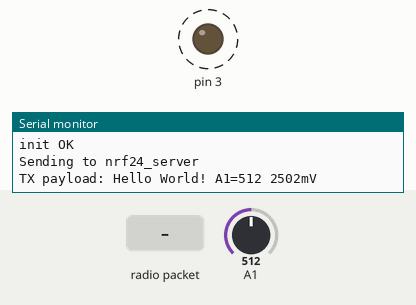
The sketch below on a simulated Arduino Uno, built with avr-gcc and run on an emulated ATmega328P. On the bench: output pins drawn as LEDs (lit = HIGH), the last lines printed to the serial monitor. Dashed ring = blinking. The inputs (shaded band) are chosen by the test bench; at power-on: A1 = 512. No radio packets arrive unless stated.

Above: at 0.6 s.
At 1.4 s:
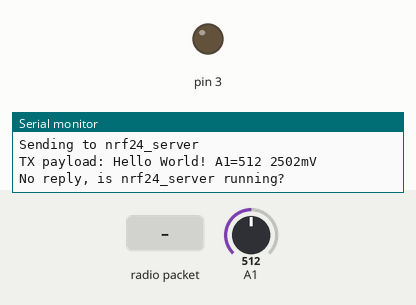
1.5 s: radio packet "1" arrives
At 1.82 s:
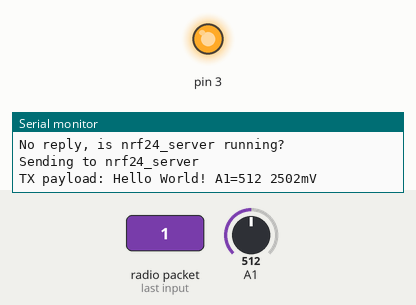
Timing chart, 0 to 11.0 s (numbered marks = the images above; inputs shaded):
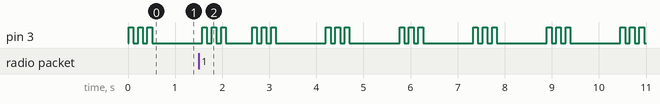

The sketch:

nrf24_client_2.ino
```cpp
// nrf24_client.pde
// -*- mode: C++ -*-
// Example sketch showing how to create a simple messageing client
// with the RH_NRF24 class. RH_NRF24 class does not provide for addressing or
// reliability, so you should only use RH_NRF24 if you do not need the higher
// level messaging abilities.
// It is designed to work with the other example nrf24_server.
// Tested on Uno with Sparkfun NRF25L01 module
// Tested on Anarduino Mini (http://www.anarduino.com/mini/) with RFM73 module
// Tested on Arduino Mega with Sparkfun WRL-00691 NRF25L01 module

#include <SPI.h>
#include <RH_NRF24.h>

// Singleton instance of the radio driver

// CE 16 CS 15
RH_NRF24 nrf24(9, 7);
// RH_NRF24 nrf24(8, 7); // use this to be electrically compatible with Mirf
// RH_NRF24 nrf24(8, 10);// For Leonardo, need explicit SS pin
// RH_NRF24 nrf24(8, 7); // For RFM73 on Anarduino Mini

void setup()
{
  Serial.begin(9600);
  pinMode(3, OUTPUT);
  digitalWrite(3, LOW);

  while (!Serial)
    ; // wait for serial port to connect. Needed for Leonardo only
  if (!nrf24.init())
    Serial.println("init failed");
  // Defaults after init are 2.402 GHz (channel 2), 2Mbps, 0dBm
  if (!nrf24.setChannel(1))
    Serial.println("setChannel failed");
  if (!nrf24.setRF(RH_NRF24::DataRate2Mbps, RH_NRF24::TransmitPower0dBm))
    Serial.println("setRF failed");
  Serial.println("init OK\r\n");
}


void loop()
{
  Serial.println("Sending to nrf24_server");
  // Send a message to nrf24_server
  uint16_t adcValue = analogRead(A1);
  unsigned long adcMilliVolts = (static_cast<unsigned long>(adcValue) * 5000UL) / 1023UL;
  uint8_t data[RH_NRF24_MAX_MESSAGE_LEN];

  snprintf((char*)data, sizeof(data), "Hello World! A1=%u %lumV", adcValue, adcMilliVolts);
  Serial.print("TX payload: ");
  Serial.println((char*)data);

  nrf24.send(data, sizeof(data));

  for (uint8_t blinkCount = 0; blinkCount < 3; ++blinkCount)
  {
    digitalWrite(3, HIGH);
    delay(100);
    digitalWrite(3, LOW);
    delay(100);
  }

  nrf24.waitPacketSent();
  // Now wait for a reply
  uint8_t buf[RH_NRF24_MAX_MESSAGE_LEN];
  uint8_t len = sizeof(buf);

  if (nrf24.waitAvailableTimeout(500))
  {
    // Should be a reply message for us now
    if (nrf24.recv(buf, &len))
    {
      Serial.print("got reply: ");
      Serial.println((char*)buf);
    }
    else
    {
      Serial.println("recv failed");
    }
  }
  else
  {
    Serial.println("No reply, is nrf24_server running?");
  }
  delay(400);
}
```
